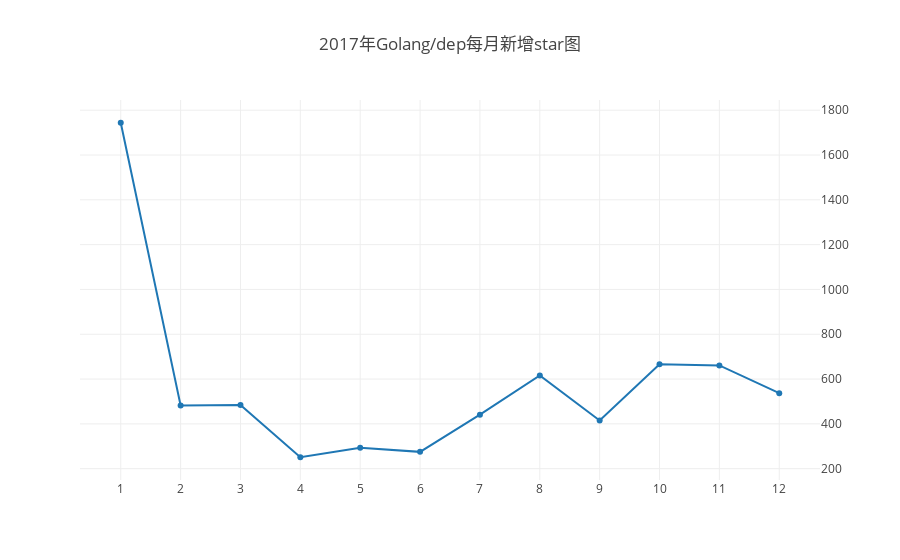

The notebook cell this image was saved under:
### Code cell
Promise.all(
    months.map(
        x => {
            var q = `SELECT COUNT() AS fork_count 
            FROM github_log.year2017 
            WHERE repo_id=70202506 and type='WatchEvent' and toMonth(created_date)=${x}`;
            return openDigger.driver.clickhouse.query(q);
        }
    )
).then(data => {
    var forkCount = [];
    data.forEach(d => {
        forkCount.push(d[0].fork_count);
    });
    openDigger.render.plotly([
        {x: times, y: forkCount, mode: 'scatter', name: 'fork事件数量'},
    ], {
        title: '2017年Golang/dep每月新增star图',
        yaxis: { overlaying: 'y', side: 'right', anchor: 'x' },
        xaxis: {type: 'category'}
    });
    console.table(data.map((d, i) => {
        return {
            '月份': i + 1,
            'star数': d[0].fork_count,
        };
    }));  
});

### Figure 1 — Plotly figure (JSON) as saved in the notebook; plotly's stock layout.template omitted (floating-point values rounded to 4 significant figures)
{"data": [{"mode": "scatter", "name": "fork事件数量", "x": [1, 2, 3, 4, 5, 6, 7, 8, 9, 10, 11, 12, 1, 2, 3, 4, 5, 6, 7, 8, 9, 10, 11, 12, 1, 2, 3, 4, 5, 6, 7, 8, 9, 10, 11, 12, 1, 2, 3, 4, 5, 6, 7, 8, 9, 10, 11, 12, 1, 2, 3, 4, 5, 6, 7, 8, 9, 10, 11, 12], "y": ["1744", "482", "484", "251", "293", "275", "441", "616", "415", "666", "661", "537"]}], "layout": {"autosize": true, "title": {"text": "2017年Golang/dep每月新增star图"}, "xaxis": {"autorange": true, "range": [-0.6715, 11.67], "type": "category"}, "yaxis": {"anchor": "x", "autorange": true, "overlaying": "y", "range": [127.8, 1867.0], "side": "right", "type": "linear"}}}
